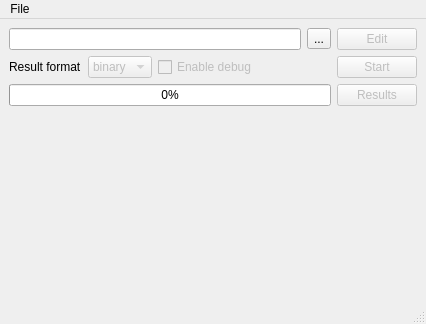
<?xml version="1.0" encoding="UTF-8"?>
<ui version="4.0">
 <class>MainWindow</class>
 <widget class="QMainWindow" name="MainWindow">
  <property name="geometry">
   <rect>
    <x>0</x>
    <y>0</y>
    <width>426</width>
    <height>324</height>
   </rect>
  </property>
  <property name="minimumSize">
   <size>
    <width>426</width>
    <height>324</height>
   </size>
  </property>
  <property name="baseSize">
   <size>
    <width>0</width>
    <height>0</height>
   </size>
  </property>
  <property name="windowTitle">
   <string>Starter</string>
  </property>
  <property name="iconSize">
   <size>
    <width>24</width>
    <height>24</height>
   </size>
  </property>
  <widget class="QWidget" name="centralwidget">
   <layout class="QGridLayout" name="gridLayout">
    <item row="0" column="0" colspan="3">
     <widget class="QLineEdit" name="le_fileProject">
      <property name="readOnly">
       <bool>true</bool>
      </property>
     </widget>
    </item>
    <item row="0" column="4">
     <widget class="QPushButton" name="b_edit">
      <property name="enabled">
       <bool>false</bool>
      </property>
      <property name="sizePolicy">
       <sizepolicy hsizetype="Fixed" vsizetype="Fixed">
        <horstretch>0</horstretch>
        <verstretch>0</verstretch>
       </sizepolicy>
      </property>
      <property name="text">
       <string>Edit</string>
      </property>
      <property name="icon">
       <iconset>
        <normalon>:/res/document-edit.png</normalon>
       </iconset>
      </property>
     </widget>
    </item>
    <item row="3" column="0" colspan="4">
     <widget class="QProgressBar" name="progressBar">
      <property name="value">
       <number>0</number>
      </property>
      <property name="alignment">
       <set>Qt::AlignBottom|Qt::AlignRight|Qt::AlignTrailing</set>
      </property>
      <property name="invertedAppearance">
       <bool>false</bool>
      </property>
     </widget>
    </item>
    <item row="3" column="4">
     <widget class="QPushButton" name="b_result">
      <property name="enabled">
       <bool>false</bool>
      </property>
      <property name="sizePolicy">
       <sizepolicy hsizetype="Fixed" vsizetype="Fixed">
        <horstretch>0</horstretch>
        <verstretch>0</verstretch>
       </sizepolicy>
      </property>
      <property name="text">
       <string>Results</string>
      </property>
      <property name="icon">
       <iconset>
        <normalon>:/res/dialog-close.png</normalon>
       </iconset>
      </property>
     </widget>
    </item>
    <item row="2" column="0">
     <widget class="QLabel" name="l_resultFormat">
      <property name="sizePolicy">
       <sizepolicy hsizetype="Fixed" vsizetype="Fixed">
        <horstretch>0</horstretch>
        <verstretch>0</verstretch>
       </sizepolicy>
      </property>
      <property name="text">
       <string>Result format</string>
      </property>
     </widget>
    </item>
    <item row="2" column="1">
     <widget class="QComboBox" name="cb_format">
      <property name="enabled">
       <bool>false</bool>
      </property>
      <property name="sizePolicy">
       <sizepolicy hsizetype="Fixed" vsizetype="Fixed">
        <horstretch>0</horstretch>
        <verstretch>0</verstretch>
       </sizepolicy>
      </property>
      <item>
       <property name="text">
        <string>binary</string>
       </property>
      </item>
      <item>
       <property name="text">
        <string>text</string>
       </property>
      </item>
     </widget>
    </item>
    <item row="2" column="2" colspan="2">
     <widget class="QCheckBox" name="cb_debugEnable">
      <property name="enabled">
       <bool>false</bool>
      </property>
      <property name="sizePolicy">
       <sizepolicy hsizetype="Fixed" vsizetype="Fixed">
        <horstretch>0</horstretch>
        <verstretch>0</verstretch>
       </sizepolicy>
      </property>
      <property name="text">
       <string>Enable debug</string>
      </property>
     </widget>
    </item>
    <item row="0" column="3">
     <widget class="QToolButton" name="tb_openProject">
      <property name="text">
       <string>...</string>
      </property>
      <property name="icon">
       <iconset>
        <normalon>:/res/document-open.png</normalon>
       </iconset>
      </property>
     </widget>
    </item>
    <item row="2" column="4">
     <widget class="QPushButton" name="b_start">
      <property name="enabled">
       <bool>false</bool>
      </property>
      <property name="sizePolicy">
       <sizepolicy hsizetype="Fixed" vsizetype="Fixed">
        <horstretch>0</horstretch>
        <verstretch>0</verstretch>
       </sizepolicy>
      </property>
      <property name="contextMenuPolicy">
       <enum>Qt::DefaultContextMenu</enum>
      </property>
      <property name="text">
       <string>Start</string>
      </property>
      <property name="icon">
       <iconset>
        <normalon>:/res/arrow-right.png</normalon>
        <disabledoff>:/res/arrow-right.png</disabledoff>
        <activeoff>:/res/arrow-right.png</activeoff>
        <selectedoff>:/res/arrow-right.png</selectedoff>
       </iconset>
      </property>
     </widget>
    </item>
    <item row="4" column="0" colspan="5">
     <widget class="QStackedWidget" name="stacked">
      <property name="sizePolicy">
       <sizepolicy hsizetype="Expanding" vsizetype="Expanding">
        <horstretch>0</horstretch>
        <verstretch>0</verstretch>
       </sizepolicy>
      </property>
      <property name="currentIndex">
       <number>1</number>
      </property>
      <widget class="QWidget" name="warnings">
       <layout class="QGridLayout" name="gridLayout_3">
        <item row="0" column="0">
         <widget class="QGroupBox" name="box_warning">
          <property name="enabled">
           <bool>true</bool>
          </property>
          <property name="sizePolicy">
           <sizepolicy hsizetype="Preferred" vsizetype="Preferred">
            <horstretch>0</horstretch>
            <verstretch>0</verstretch>
           </sizepolicy>
          </property>
          <property name="title">
           <string>Warnings</string>
          </property>
          <layout class="QGridLayout" name="gridLayout_2">
           <item row="0" column="0">
            <widget class="QTextEdit" name="te_warnings"/>
           </item>
          </layout>
         </widget>
        </item>
       </layout>
      </widget>
      <widget class="QWidget" name="space">
       <layout class="QGridLayout" name="gridLayout_4"/>
      </widget>
     </widget>
    </item>
   </layout>
  </widget>
  <widget class="QMenuBar" name="menubar">
   <property name="geometry">
    <rect>
     <x>0</x>
     <y>0</y>
     <width>426</width>
     <height>19</height>
    </rect>
   </property>
   <widget class="QMenu" name="menuFile">
    <property name="title">
     <string>File</string>
    </property>
    <addaction name="actionQuit"/>
   </widget>
   <addaction name="menuFile"/>
  </widget>
  <widget class="QStatusBar" name="statusbar"/>
  <action name="actionQuit">
   <property name="text">
    <string>Quit</string>
   </property>
  </action>
 </widget>
 <resources>
  <include location="res/res.qrc"/>
 </resources>
 <connections/>
</ui>
